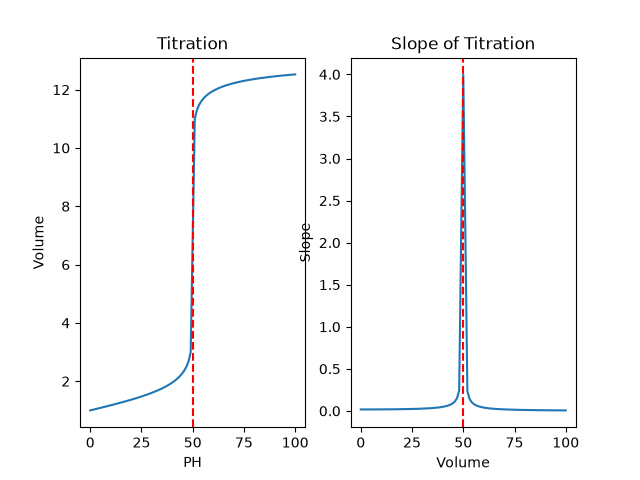

Here is the Python script that generated this plot:
"""
PW2 Lab B Part 5 (bonus) -- find a titration's equivalence point.

titration.csv holds a titration curve: pH versus the volume of base added.
The equivalence point is the volume where the pH changes fastest (the steep
jump). Numerically, that is where the SLOPE of the pH curve is largest.
Run:  python titration.py
"""
import numpy as np
import matplotlib.pyplot as plt

# TODO 1: read titration.csv (columns volume_base, pH) into arrays V, pH.

v,ph=np.loadtxt("titration.csv",skiprows=1,delimiter=",",unpack=True)



# TODO 2: compute the slope of the pH curve with np.gradient(pH, V), and find
#         the volume where that slope is largest (np.argmax). That is the
#         equivalence point. Print it.

slope=np.gradient(ph,v)
ind=np.argmax(slope)
print("Equivalence point:",v[ind])





# TODO 3: make two plots side by side: (left) pH vs volume with a line at the
#         equivalence point; (right) the slope vs volume, showing it peaks
#         at the equivalence point. Save as titration.png.

fig,ax=plt.subplots(1,2)


ax[0].plot(v,ph)
ax[0].axvline(v[ind], linestyle="--", color="red")
ax[0].set_xlabel("PH")
ax[0].set_ylabel("Volume")
ax[0].set_title("Titration")

ax[1].plot(v, slope)
ax[1].axvline(v[ind], linestyle="--", color="red")
ax[1].set_xlabel("Volume")
ax[1].set_ylabel("Slope")
ax[1].set_title("Slope of Titration")

plt.savefig("titration.png")
